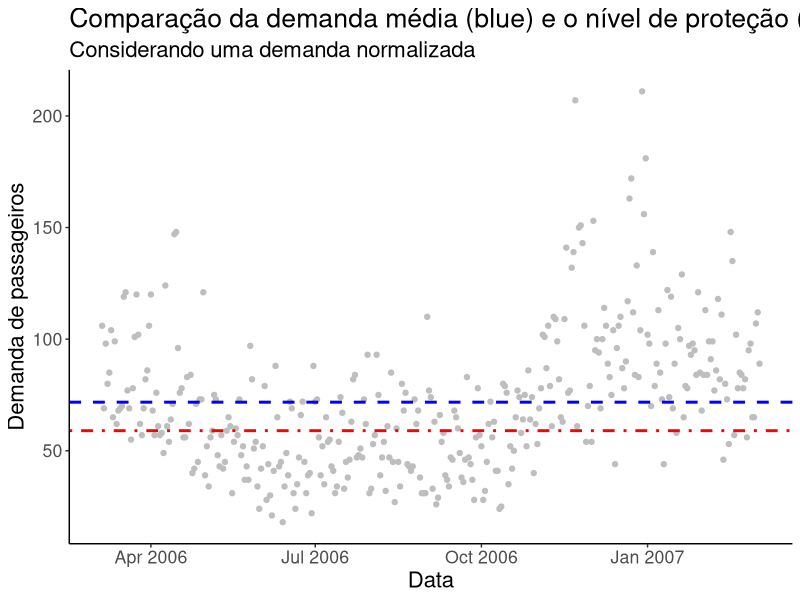
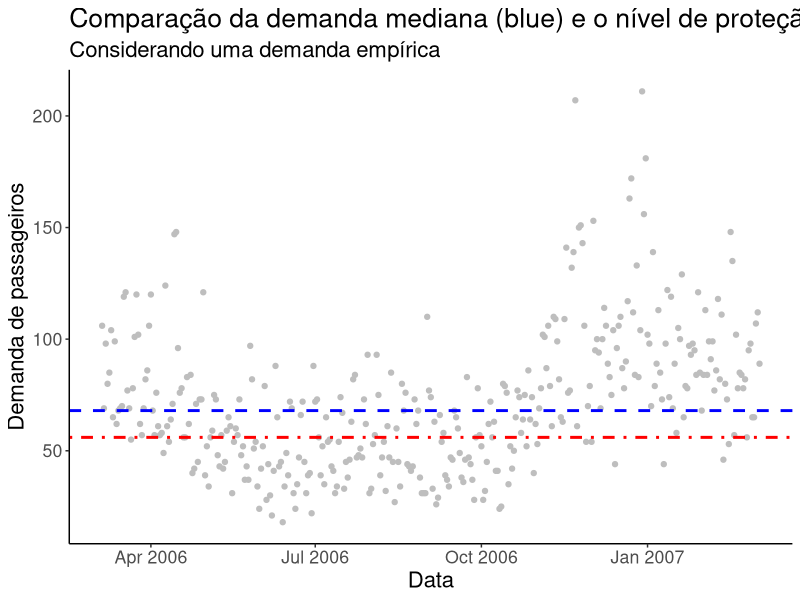
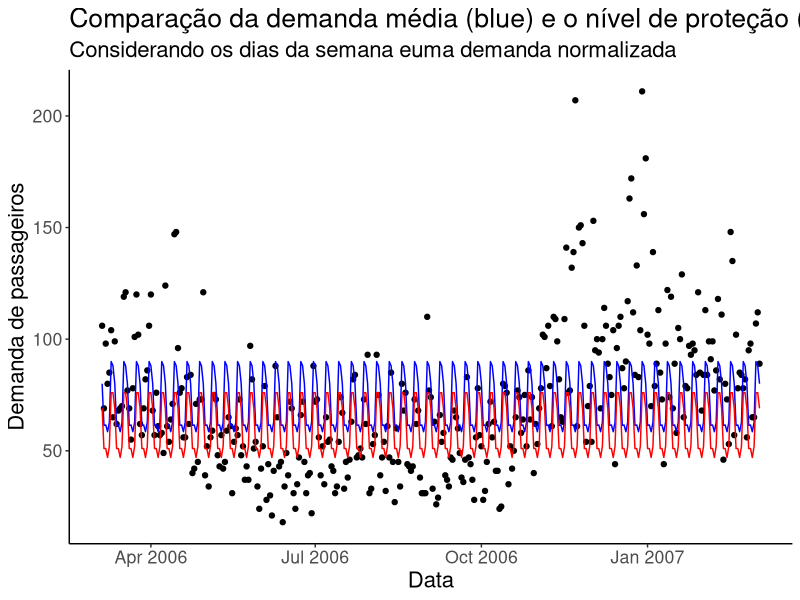
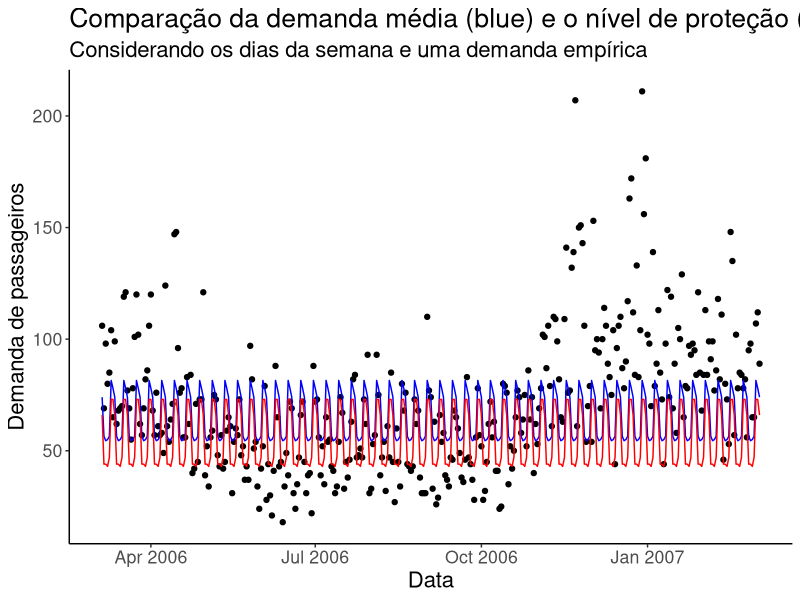
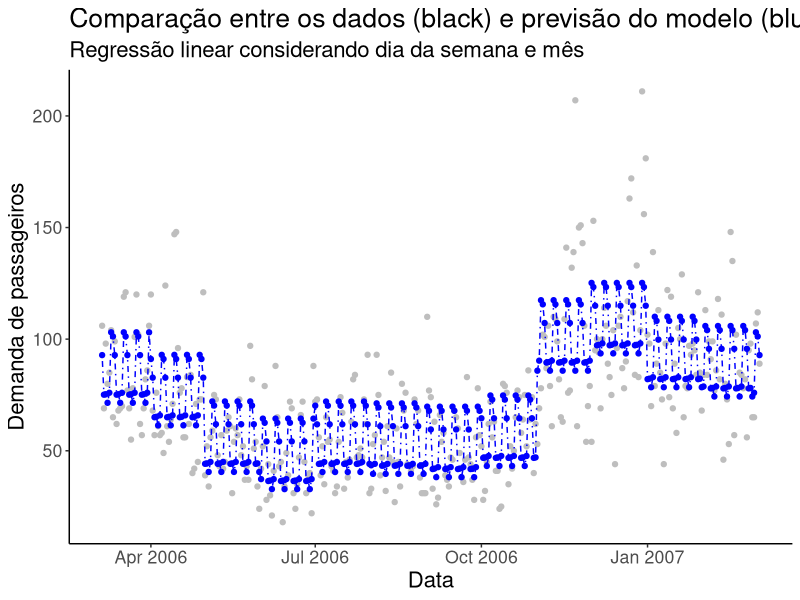
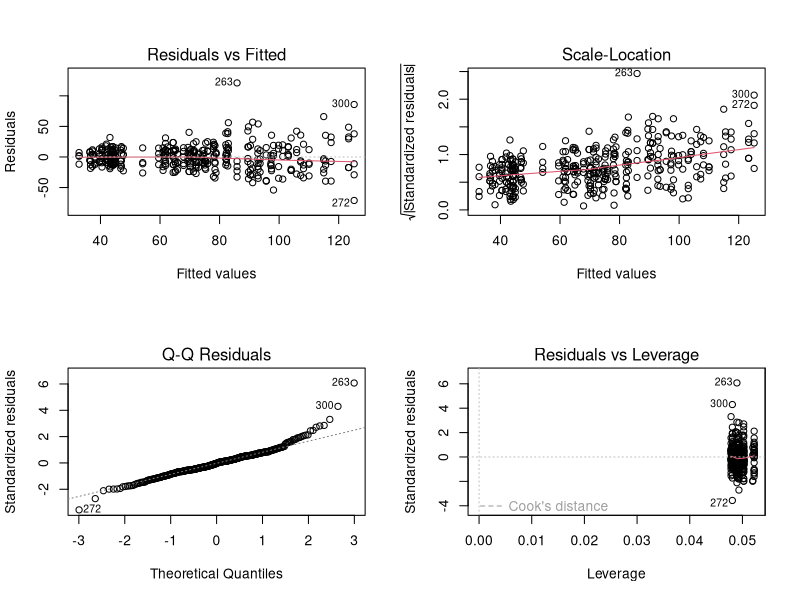

The R script that drew these images, in order: (Note: this script raises an error after producing the figures.)
## CARREGANDO PACKAGES ####
library(readxl)
library(tidyverse)

## LEITURA E PREPARACAO DOS DADOS ####
### Leitura

dados <- read_excel("data/BlueSky_Single-Leg_demand.xls",
                    range = "A6:B371", col_types = c("date","numeric"))

### Ajustando nomes das colunas
colnames(dados)[1] <- "date"
colnames(dados)[2] <- "demand"

## VIZUALIZANDO OS DADOS ####
head(dados)
#Plots
g <- ggplot(dados, aes(x=date,y=demand)) +
  geom_point(color="grey") + 
  labs(title="Evolução da demanda ao longo do ano", x="Data", y="Demanda de passageiros") +
  theme_classic() +
  theme(text=element_text(size=16), title=element_text(size=16))

first.plot <- g + geom_line(color="grey")

## ANALISES E MODELOS ####
# Definicao do Valor Crítico
tarifa.full <- 174
tarifa.low <- 114

valor.critico <- (tarifa.full-tarifa.low)/tarifa.full

### Modelo 1 - Normal ----
## Considerando que a demanda segue uma distribuição normal
#sem discrimar o dia da semana
media_1 <- mean(dados$demand)
media_1_int <-round(media_1,0) 
# sd e RMSE (considerando o valor fracionário)
rmse_1 <- sd(dados$demand)
prot_level_1 <- qnorm(p=valor.critico, mean = media_1, sd = rmse_1 )
prot_level_1 <- round(prot_level_1,0)

prot_level_1.plot <- g + 
  geom_hline(yintercept =  media_1, color="blue", linetype = "dashed", size = 1) +
  geom_hline(yintercept =  prot_level_1, color="red", linetype = "dotdash", size = 1) + 
  labs(title="Comparação da demanda média (blue) e o nível de proteção (red)", 
       subtitle="Considerando uma demanda normalizada", x="Data", y="Demanda de passageiros") +
  theme_classic() +
  theme(text=element_text(size=16), title=element_text(size=16))

prot_level_1.plot

### Modelo 2 - Empírico ----
## Considerando que a demanda segue uma distribuição empírica
#sem discrimar o dia da semana
q.model_2 <- quantile(dados$demand, c(valor.critico,0.5)) 
prot_level_2 <-  q.model_2[[1]]
mediana_2 <-  q.model_2[[2]]
# RMSE
rmse_2 <- sqrt(mean((dados$demand - mediana_2)^2))

prot_level_2.plot <- g + 
  geom_hline(yintercept =  mediana_2, color="blue", linetype = "dashed", size = 1) +
  geom_hline(yintercept =  prot_level_2, color="red", linetype = "dotdash", size = 1) + 
  labs(title="Comparação da demanda mediana (blue) e o nível de proteção (red)", 
       subtitle="Considerando uma demanda empírica", x="Data", y="Demanda de passageiros") +
  theme_classic() +
  theme(text=element_text(size=16), title=element_text(size=16))
prot_level_2.plot

### Modelo 3 - Normal semanal ----
## Considerando que a demanda segue uma distribuição normal
## Considerando os dias da semana
dados$day <- weekdays(dados$date)

mean.days.normal <- dados %>%
  group_by(day) %>%
  mutate(media.N = mean(demand),
            sd.N = sd(demand),
            prot_level_3 = round(qnorm(p=valor.critico ,mean = media.N, sd = sd.N),0))

# RMSE
rmse_3 <- sqrt(mean((mean.days.normal$demand - mean.days.normal$media.N)^2))

prot_level_3.plot <- ggplot(mean.days.normal, aes(x=date,y=demand)) +
  geom_point() + 
  geom_line(aes(x=date, y=media.N), color="blue") +
  geom_line(aes(x=date, y=prot_level_3), color="red") + 
  labs(title="Comparação da demanda média (blue) e o nível de proteção (red)", 
       subtitle="Considerando os dias da semana euma demanda normalizada", x="Data", y="Demanda de passageiros") +
  theme_classic() +
  theme(text=element_text(size=16), title=element_text(size=16))
prot_level_3.plot

### Modelo 4 - Empírica semanal ----
## Considerando que a demanda segue uma distribuição empírica
## Considerando os dias da semana
median.days.empirica <- dados %>%
  group_by(day) %>%
  mutate(mediana = median(demand),
         prot_level_4 = as.integer(quantile(demand,valor.critico))
  )

rmse_4 <- sqrt(mean((median.days.empirica$demand - median.days.empirica$mediana)^2))

prot_level_4.plot <- ggplot(median.days.empirica, aes(x=date,y=demand)) +
  geom_point() + 
  geom_line(aes(x=date, y=mediana), color="blue") +
  geom_line(aes(x=date, y=prot_level_4), color="red") + 
  labs(title="Comparação da demanda média (blue) e o nível de proteção (red)", 
       subtitle="Considerando os dias da semana e uma demanda empírica", x="Data", y="Demanda de passageiros") +
  theme_classic() +
  theme(text=element_text(size=16), title=element_text(size=16))
prot_level_4.plot

### Modelo 5 - Regressão ----
dados$month <- months(dados$date)
dados$day <- weekdays(dados$date)

# Para regressão: FATORES
dados$day <- factor(dados$day)
dados$month <- factor(dados$month)

#summary(dados$day)
#is.factor(dados$day)
#levels(dados$day)

#### Buscando o modelo com menor erro ----
#---- Regressão - considerando o dia da semana
dados.fit.1 <- lm(data=dados, demand ~  day)
rmse_5.1 <- summary(dados.fit.1)$sigma

#---- Regressão - considerando o mes
dados.fit.2 <- lm(data=dados, demand ~  month)
rmse_5.2 <- summary(dados.fit.2)$sigma

#---- Regressão - considerando dia da semana e o mes
dados.fit.3 <- lm(data=dados, demand ~  day + month)
rmse_5.3 <- summary(dados.fit.3)$sigma

#---- Regressão - considerando a interação do dia da semana e mês
dados.fit.4 <- lm(data=dados, demand ~ day*month)
rmse_5.4 <- summary(dados.fit.4)$sigma

erros <- data.frame("modelo" = c("1", "2", "3", "4", "5.1", "5.2", "5.3", "5.4"),
                    "rmse"= c(rmse_1, rmse_2, rmse_3, rmse_4, rmse_5.1, rmse_5.2, rmse_5.3, rmse_5.4))

#### plotando os valores previstos ----
prediction <- predict(dados.fit.3, newdata = dados)

prot_level_5.plot <- g +
  geom_point(aes(x=dados$date,y=dados.fit.3$fitted.values), color = "blue") + 
  geom_line(aes(x=dados$date,y=prediction), linetype="dotdash", color = "blue") +
  labs(title="Comparação entre os dados (black) e previsão do modelo (blue)", 
       subtitle="Regressão linear considerando dia da semana e mês", x="Data", y="Demanda de passageiros") +
  theme_classic() +
  theme(text=element_text(size=16), title=element_text(size=16))
prot_level_5.plot

#### Buscando pontos com grandes erros ----
layout(matrix(c(1,2,3,4),2,2)) # optional 4 graphs/page 
plot(dados.fit.3)

dados$date[263] #2006-11-22 Thanksgiving Day
dados$date[272] #2006-12-01
dados$date[300] #2006-12-29 Newyear

#### Modificando o dataframe para considerar datas exepcionais ----
dados <- dados %>%
  mutate (holydays=0)

dados[263, "holydays"] <- "1"
dados[272, "holydays"] <- "-1" #eh um dia que apresenta queda e não aumento como em feriado
dados[300, "holydays"] <- "1"

dados$holydays <- factor(dados$holydays)
levels(dados$holydays)

#### Modificando o modelo considerando os feriados ----

#---- Regressão - considerando a interação do dia da semana, mês e feriado
dados.fit.6 <- lm(data=dados, demand ~ day + month + holydays)
rmse_6 <- summary(dados.fit.6)$sigma #20.69231  #19.21393 #19.41123

add_row(erros, "modelo" = "6", "rmse"=rmse_6)

plot(dados.fit.6) #menos overfit

# Melhorarndo mais um pouco o modelo ----

dados$date[42] #2006-04-15
dados$date[302] #2006-12-31
dados$date[306] #2007-01-04

dados[42, "holydays"] <- "1"
dados[302, "holydays"] <- "1"
dados[306, "holydays"] <- "1"

dados.fit.7 <- lm(data=dados, demand ~ day + month + holydays)
rmse_7 <- summary(dados.fit.7)$sigma
add_row(erros, "modelo" = "7", "rmse"=rmse_7)

plot(dados.fit.7) # daqui pra frente pouco seria melhorado


#plotando os valores previstos segundo o novo modelo----

prediction2 <- predict(dados.fit.7, newdata = dados)

prot_level_7.plot <- g +
  geom_point(aes(x=dados$date,y=dados.fit.7$fitted.values), color = "blue") + 
  geom_line(aes(x=dados$date,y=prediction2), linetype="dotdash", color = "blue") +
  geom_point(aes(x=dados$date[263], y=dados$demand[263],color="2006-11-22"))+
  geom_point(aes(x=dados$date[272], y=dados$demand[272],color="2006-12-01"))+
  geom_point(aes(x=dados$date[300], y=dados$demand[300],color="2006-12-29"))+
  geom_point(aes(x=dados$date[42], y=dados$demand[42],color="2006-04-15"))+
  geom_point(aes(x=dados$date[302], y=dados$demand[302],color="2006-12-31"))+
  geom_point(aes(x=dados$date[306], y=dados$demand[306],color="2007-01-04"))+
  labs(title="Comparação entre os dados (grey) e previsão do modelo (blue)", 
       subtitle="Regressão linear considerando também feriados", x="Data", y="Demanda de passageiros") +
  theme_classic() +
  theme(text=element_text(size=16), title=element_text(size=16))
prot_level_7.plot

## Definindo pares de proteção e limites ####

# semana alvo da decisao
week.df <- dados %>%
  filter(date > "2006-03-18 00:00:00" & date < "2006-03-25 00:00:00")

prot_lv_e_limits.df <- week.df %>%
  mutate( prot_lv = predict(dados.fit.7, newdata = week.df),
          reserve_limit = 140-predict(dados.fit.7, newdata = week.df))
prot_lv_e_limits.df

### Plotando proteção e limites
prot_lv_e_limits.plot <- 
  ggplot(prot_lv_e_limits.df, aes(x=date)) +
  geom_point(aes(y=demand)) + 
  geom_area(aes(y=demand), alpha=0.1) +
  geom_point(aes(y=prot_lv), color = "blue") + 
  geom_line(aes(y=prot_lv), color = "blue", linetype = "solid") +
  geom_point(aes(y=reserve_limit), color = "red") +
  geom_line(aes(y=reserve_limit), color = "red", linetype = "solid") +
  labs(title="Nível de proteção (blue) e limites de reservas (red)", 
       subtitle="Determinado a partir dos dados do ano anterior (black)", x="Data", y="Nº de passagens") +
  theme_classic() +
  theme(text=element_text(size=16), title=element_text(size=16))
prot_lv_e_limits.plot
